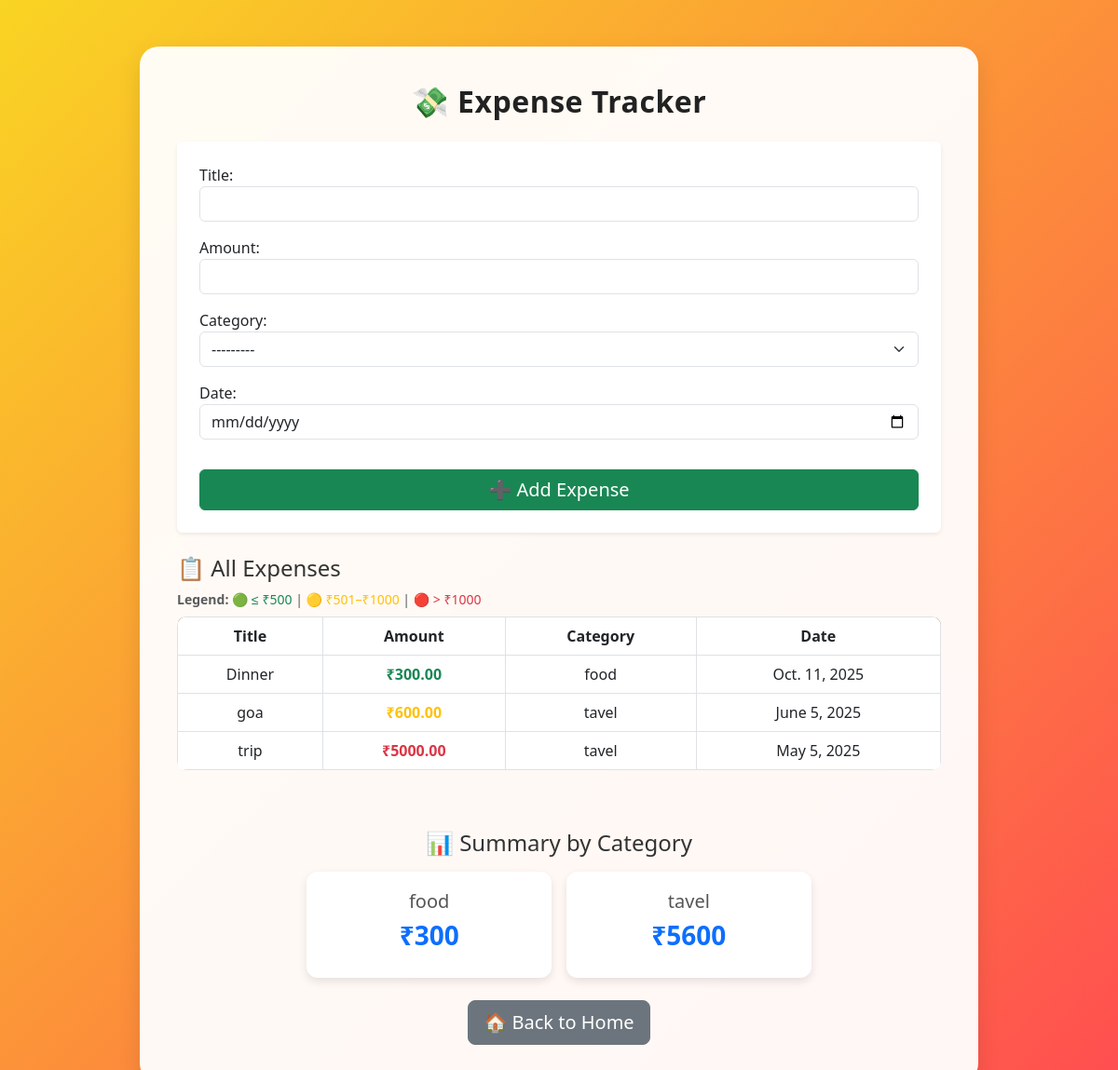
Page /expense/ on the committed database.
### core/models.py (models this page shows, shortened)
class Expense(models.Model):
    title = models.CharField(max_length=100)
    amount = models.DecimalField(max_digits=10, decimal_places=2)
    category = models.ForeignKey(Category, on_delete=models.CASCADE)
    date = models.DateField()

class Category(models.Model):
    name = models.CharField(max_length=100)
    def __str__(self):
        return self.name

### core/views.py (the view)
# urls.py: path('expense/', views.expense_tracker, name='expense_tracker'),
def expense_tracker(request):
    if request.method == 'POST':
        form = ExpenseForm(request.POST)
        if form.is_valid():
            expense = form.save(commit=False)
            expense.user = User.objects.first()  # temporary – assign first user
            expense.save()
            messages.success(request, 'Expense added successfully!')
            return redirect('expense_tracker')
    else:
        form = ExpenseForm()
    expenses = Expense.objects.all().order_by('-date')
    summary = Expense.objects.values('category__name').annotate(total=Sum('amount'))
    return render(request, 'core/expense.html', {
        'form': form,
        'expenses': expenses,
        'summary': summary,
    })

### core/forms.py
class ExpenseForm(forms.ModelForm):
    class Meta:
        model = Expense
        fields = ['title', 'amount', 'category', 'date']
        widgets = {
            'title': forms.TextInput(attrs={'class': 'form-control'}),
            'amount': forms.NumberInput(attrs={'class': 'form-control'}),
            'category': forms.Select(attrs={'class': 'form-select'}),
            'date': forms.DateInput(attrs={'class': 'form-control', 'type': 'date'}),
        }

### core/templates/core/expense.html (shortened to what this page needs)
<!DOCTYPE html>
<html lang="en">
<head>
  <link href="https://cdn.jsdelivr.net/npm/bootstrap@5.3.0/dist/css/bootstrap.min.css" rel="stylesheet">
</head>
<body>
  <div class="container">
    <h2 class="text-center mb-4">💸 Expense Tracker</h2>
    <form method="POST" class="card p-4 mb-4 border-0 shadow-sm">
      {{ form.as_p }}
      <button type="submit" class="btn btn-success w-100 mt-3 fs-5">➕ Add Expense</button>
    </form>
    <h4 class="mt-4">📋 All Expenses</h4>
    <div class="mb-2 text-muted small">
      <strong>Legend:</strong>
      <span class="text-success">🟢 ≤ ₹500</span> |
      <span class="text-warning">🟡 ₹501–₹1000</span> |
      <span class="text-danger">🔴 > ₹1000</span>
    </div>
    <div class="table-responsive">
      <table class="table table-bordered table-hover align-middle text-center">
        <thead>
          <tr>
            <th>Title</th>
            <th>Amount</th>
            <th>Category</th>
            <th>Date</th>
          </tr>
        </thead>
        <tbody>
          {% for exp in expenses %}
          <tr>
            <td>{{ exp.title }}</td>
            <td>
              {% if exp.amount > 1000 %}
                <span class="amount-high">₹{{ exp.amount }}</span>
              {% elif exp.amount > 500 %}
                <span class="amount-mid">₹{{ exp.amount }}</span>
              {% else %}
                <span class="amount-low">₹{{ exp.amount }}</span>
              {% endif %}
            </td>
            <td>{{ exp.category.name }}</td>
            <td>{{ exp.date }}</td>
          </tr>
          {% empty %}
          <tr><td colspan="4" class="text-center text-muted">No expenses yet 💭</td></tr>
          {% endfor %}
        </tbody>
      </table>
    </div>
    <h4 class="mt-5 mb-3 text-center">📊 Summary by Category</h4>
    <div class="row g-3 justify-content-center">
      {% for item in summary %}
      <div class="col-md-4 col-sm-6">
        <div class="summary-card">
          <h5>{{ item.category__name }}</h5>
          <h3 class="text-primary fw-bold">₹{{ item.total }}</h3>
        </div>
      </div>
      {% empty %}
      <p class="text-center text-muted mt-3">No data yet 😕</p>
      {% endfor %}
    </div>
    <div class="text-center mt-4">
      <a href="/" class="btn btn-secondary btn-lg">🏠 Back to Home</a>
    </div>
  </div>
</body>
</html>

### core/templates/core/expense.html (style rules this page uses)
body { background: linear-gradient(135deg, #f9d423 0%, #ff4e50 100%); min-height: 100vh; font-family: 'Segoe UI', sans-serif; color: #333; display: flex; justify-content: center; align-items: flex-start; padding-top: 50px; }
.container { background-color: rgba(255, 255, 255, 0.95); border-radius: 20px; padding: 40px; box-shadow: 0 10px 25px rgba(0,0,0,0.1); max-width: 900px; width: 95%; animation: fadeIn 1s ease-in-out; }
h2 { font-weight: 700; color: #222; letter-spacing: 0.5px; }
.btn { transition: all 0.3s ease; }
table { background: white; border-radius: 10px; overflow: hidden; }
thead { background: #212529; color: white; }
.amount-high { color: #dc3545; font-weight: bold; }
.amount-mid { color: #ffc107; font-weight: bold; }
.amount-low { color: #198754; font-weight: 600; }
.summary-card { background: white; border-radius: 12px; padding: 20px; box-shadow: 0 4px 10px rgba(0,0,0,0.1); text-align: center; transition: all 0.3s ease; }
.summary-card h5 { color: #555; }

### rows in the picture
Expense: title "Dinner", amount "300.00", category.name "food", date "Oct. 11, 2025"
Expense: title "goa", amount "600.00", category.name "tavel", date "June 5, 2025"
Expense: title "trip", amount "5000.00", category.name "tavel", date "May 5, 2025"
Category: category__name "food", total "300"
Category: category__name "tavel", total "5600"
